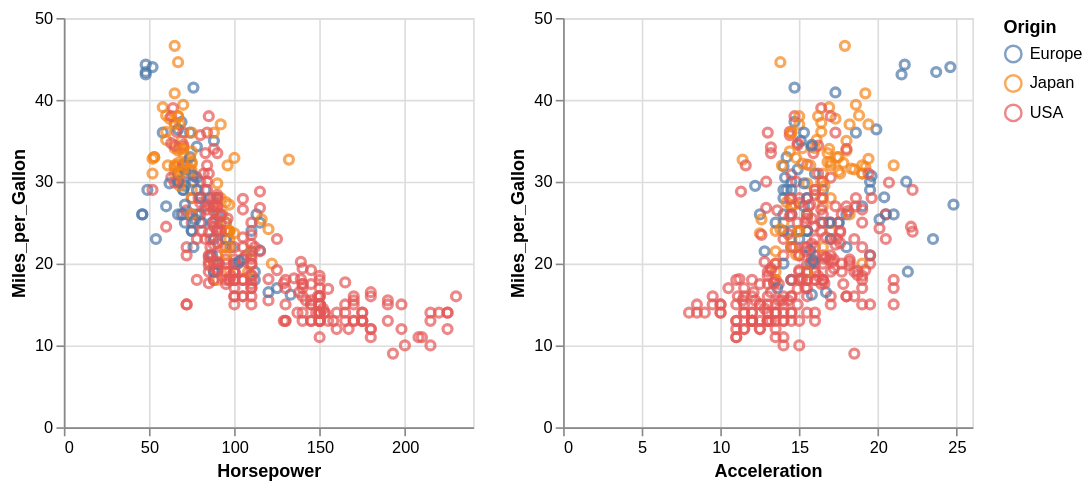

Vega-Lite specification stored for this chart:
### Vega-Lite specification from a JSON file in a GitHub repository (floating-point values rounded to 4 significant figures; data arrays with more than 128 entries replaced by an {"elided": "..."} marker saying what was removed)
{"config": {"view": {"height": 300, "width": 400}}, "$schema": "https://vega.github.io/schema/vega-lite/v2.4.1.json", "hconcat": [{"encoding": {"y": {"title": "Miles_per_Gallon", "field": "properties.Miles_per_Gallon", "type": "quantitative"}, "x": {"title": "Horsepower", "field": "properties.Horsepower", "type": "quantitative"}, "color": {"condition": {"selection": "selector017", "title": "Origin", "field": "properties.Origin", "type": "nominal"}, "value": "gray"}}, "data": {"values": {"features": {"elided": "406 records"}, "type": "FeatureCollection"}, "format": {"type": "json", "property": "features"}}, "selection": {"selector017": {"resolve": "global", "type": "interval"}}, "width": 250, "height": 250, "mark": "point"}, {"encoding": {"y": {"title": "Miles_per_Gallon", "field": "properties.Miles_per_Gallon", "type": "quantitative"}, "x": {"title": "Acceleration", "field": "properties.Acceleration", "type": "quantitative"}, "color": {"condition": {"selection": "selector017", "title": "Origin", "field": "properties.Origin", "type": "nominal"}, "value": "gray"}}, "data": {"values": {"features": {"elided": "406 records"}, "type": "FeatureCollection"}, "format": {"type": "json", "property": "features"}}, "selection": {"selector017": {"resolve": "global", "type": "interval"}}, "width": 250, "height": 250, "mark": "point"}]}
